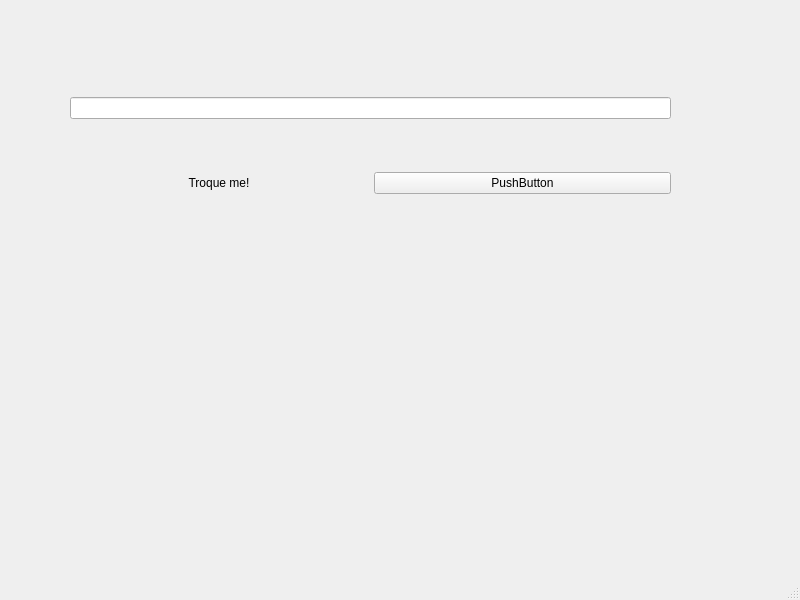
<?xml version="1.0" encoding="UTF-8"?>
<ui version="4.0">
 <class>MainWindow</class>
 <widget class="QMainWindow" name="MainWindow">
  <property name="geometry">
   <rect>
    <x>0</x>
    <y>0</y>
    <width>800</width>
    <height>600</height>
   </rect>
  </property>
  <property name="windowTitle">
   <string>MainWindow</string>
  </property>
  <widget class="QWidget" name="centralwidget">
   <widget class="QWidget" name="verticalLayoutWidget">
    <property name="geometry">
     <rect>
      <x>70</x>
      <y>50</y>
      <width>601</width>
      <height>191</height>
     </rect>
    </property>
    <layout class="QVBoxLayout" name="vertical">
     <item>
      <widget class="QLineEdit" name="input"/>
     </item>
     <item>
      <layout class="QHBoxLayout" name="horizontal">
       <item>
        <widget class="QLabel" name="label">
         <property name="text">
          <string>Troque me!</string>
         </property>
         <property name="alignment">
          <set>Qt::AlignCenter</set>
         </property>
        </widget>
       </item>
       <item>
        <widget class="QPushButton" name="butao_label">
         <property name="text">
          <string>PushButton</string>
         </property>
        </widget>
       </item>
      </layout>
     </item>
    </layout>
   </widget>
  </widget>
  <widget class="QMenuBar" name="menubar">
   <property name="geometry">
    <rect>
     <x>0</x>
     <y>0</y>
     <width>800</width>
     <height>21</height>
    </rect>
   </property>
  </widget>
  <widget class="QStatusBar" name="statusbar"/>
 </widget>
 <resources/>
 <connections/>
</ui>
